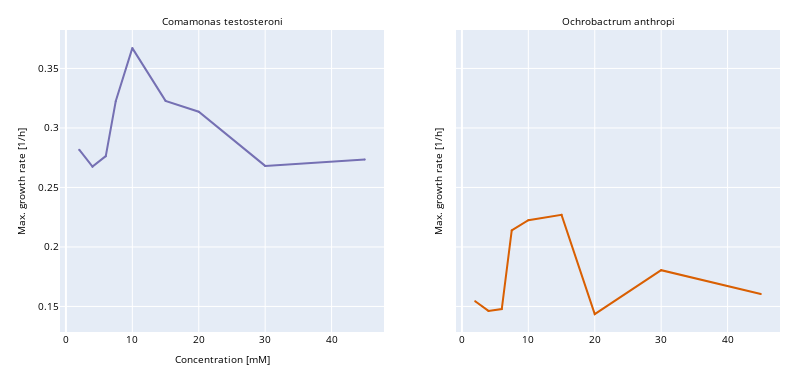

Here is the notebook cell this chart was saved with:
### Code cell
plot_growth_rates_plate_reader()

### Figure 1 — Plotly figure (JSON) as saved in the notebook; plotly's stock layout.template omitted (floating-point values rounded to 4 significant figures)
{"data": [{"line": {"color": "#7570B3", "width": 2}, "marker": {"size": 2}, "showlegend": false, "type": "scatter", "x": [2, 4, 6, 7.5, 10, 15, 20, 30, 45], "xaxis": "x", "y": [0.2818, 0.2675, 0.2763, 0.3224, 0.3671, 0.3228, 0.3137, 0.2681, 0.2736], "yaxis": "y"}, {"line": {"color": "#D95F02", "width": 2}, "marker": {"size": 2}, "showlegend": false, "type": "scatter", "x": [2, 4, 6, 7.5, 10, 15, 20, 30, 45], "xaxis": "x2", "y": [0.1544, 0.1463, 0.1478, 0.2139, 0.2225, 0.227, 0.1436, 0.1805, 0.1604], "yaxis": "y2"}], "layout": {"annotations": [{"font": {"color": "black", "size": 10}, "showarrow": false, "text": "Comamonas testosteroni", "x": 0.225, "xanchor": "center", "xref": "paper", "y": 1, "yanchor": "bottom", "yref": "paper"}, {"font": {"color": "black", "size": 10}, "showarrow": false, "text": "Ochrobactrum anthropi", "x": 0.775, "xanchor": "center", "xref": "paper", "y": 1, "yanchor": "bottom", "yref": "paper"}], "font": {"color": "black", "size": 10}, "height": 375, "legend": {"title": {"font": {"color": "black", "size": 10}}}, "margin": {"b": 20, "l": 60, "r": 20, "t": 30}, "title": {"font": {"color": "black", "size": 10}}, "width": 800, "xaxis": {"anchor": "y", "autorange": true, "domain": [0, 0.45], "range": [-0.8908, 47.89], "title": {"font": {"color": "black", "size": 10}, "standoff": 10, "text": "Concentration [mM]"}, "type": "linear"}, "xaxis2": {"anchor": "y2", "autorange": true, "domain": [0.55, 1], "range": [-0.8908, 47.89], "title": {"font": {"color": "black", "size": 10}, "standoff": 10}, "type": "linear"}, "yaxis": {"anchor": "x", "autorange": true, "domain": [0, 1], "range": [0.1283, 0.3823], "title": {"font": {"color": "black", "size": 10}, "standoff": 10, "text": "Max. growth rate [1/h]"}, "type": "linear"}, "yaxis2": {"anchor": "x2", "autorange": true, "domain": [0, 1], "matches": "y", "range": [0.1283, 0.3823], "showticklabels": false, "title": {"font": {"color": "black", "size": 10}, "standoff": 10, "text": "Max. growth rate [1/h]"}, "type": "linear"}}}
